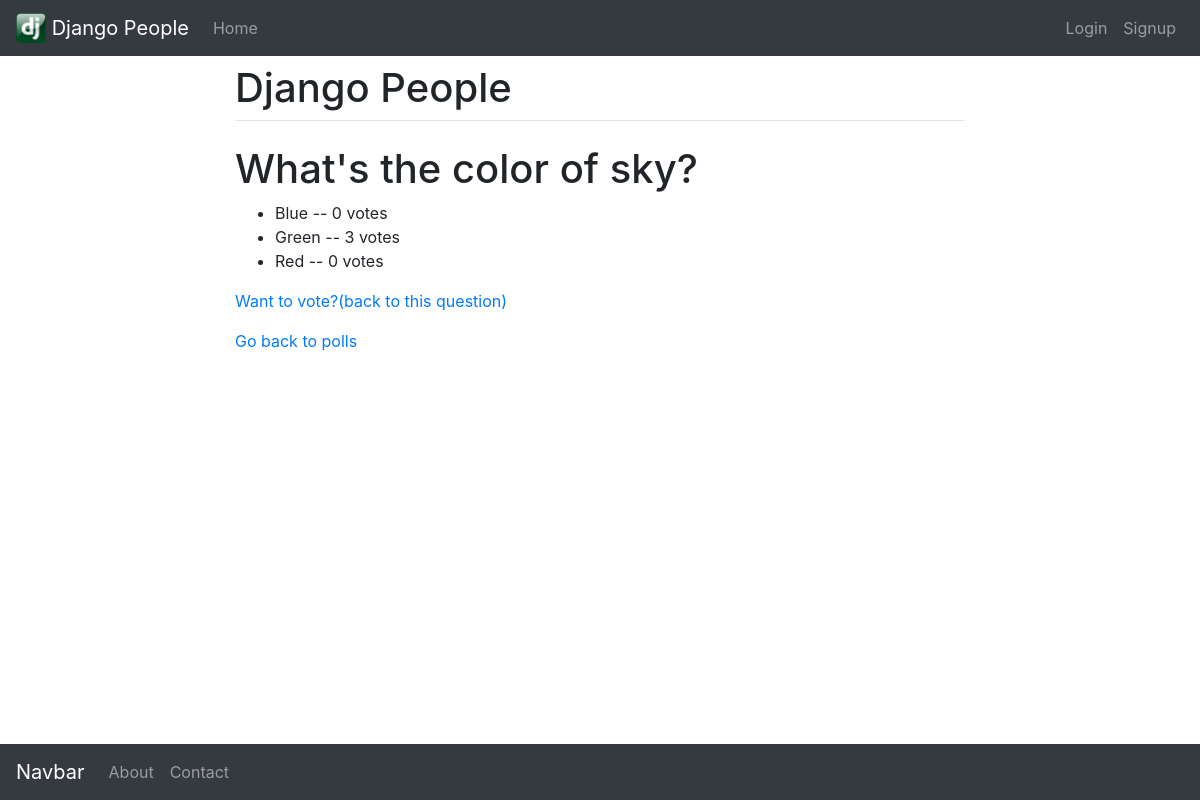
Page /polls/21/results/ on the earlier database version.
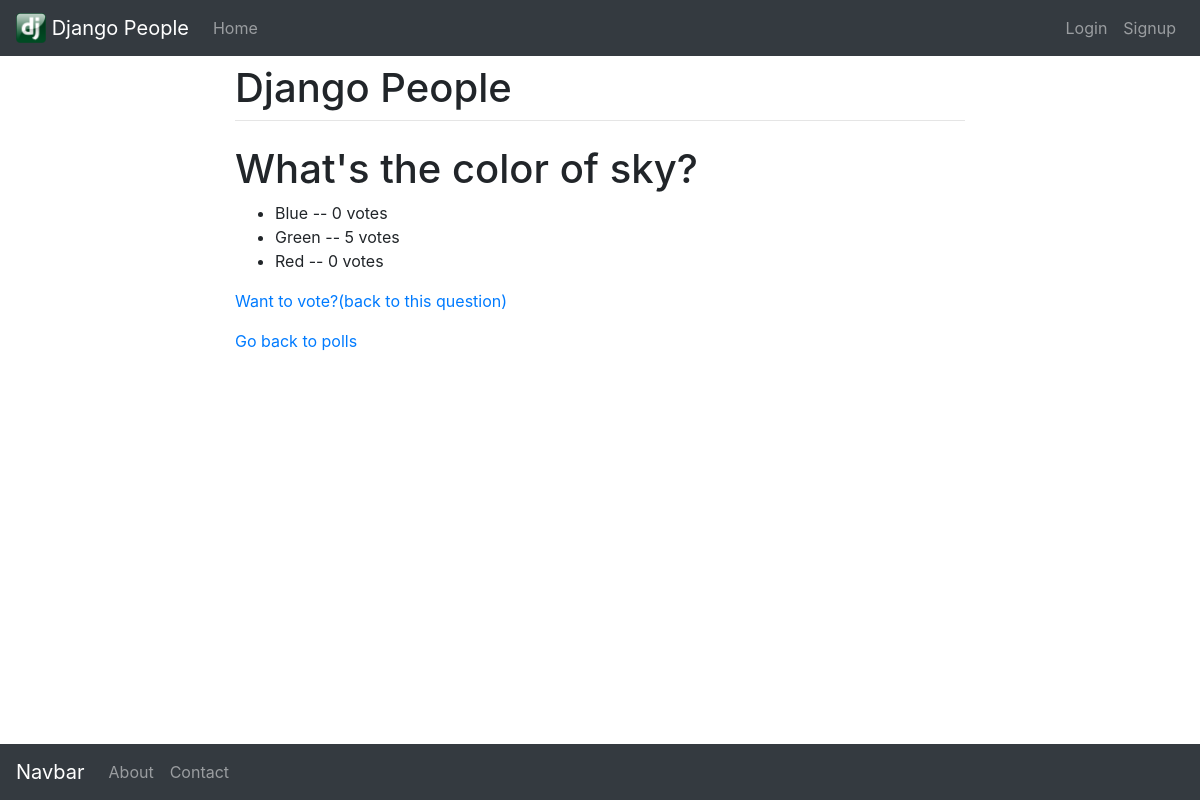
Same page on the later database version.
### polls/models.py (models this page shows, shortened)
class Question(models.Model):
    question_text = models.CharField(max_length=200)
    pub_date = models.DateTimeField('date published')
    def was_published_recently(self):
        now = timezone.now()
        return now - datetime.timedelta(days=1) <= self.pub_date <= now
    was_published_recently.admin_order_field = 'pub_date'
    was_published_recently.boolean = True
    was_published_recently.short_description = 'Published recently?'

class Choice(models.Model):
    question = models.ForeignKey(Question, on_delete=models.CASCADE)
    choice_text = models.CharField(max_length=200)
    votes = models.IntegerField(default=0)

### polls/views.py (the view)
# urls.py: path('<int:pk>/results/', views.ResultsView.as_view(), name='results'),
class ResultsView(generic.DetailView):
    model = Question
    template_name = "polls/results.html"

### polls/templates/polls/results.html
{% extends "base.html" %}
{% block content %}
<h1>{{ question.question_text }}</h1>
<ul>
{% for choice in question.choice_set.all %}
    <li>{{ choice.choice_text }} -- {{ choice.votes }} vote{{ choice.votes|pluralize }}</li>
{% endfor %}
</ul>
{% if user.is_authenticated %}
    <p><a href="{% url 'polls:detail' question.id %}">Vote again?(back to this question)</a></p>
    <p>You can logout here</p>
    <p><a href="{% url 'polls:logout' %}">logout</a></p>
{% else %}
    <p><a href="{% url 'polls:detail' question.id %}">Want to vote?(back to this question)</p>
{% endif %}
<p><a href="{% url 'polls:index' %}">Go back to polls</a></p>
{% endblock %}

### templates/base.html (shortened to what this page needs)
<html>
<head>
  <link rel="stylesheet" href="https://maxcdn.bootstrapcdn.com/bootstrap/4.0.0-beta/css/bootstrap.min.css">
</head>
<header>
  {% include 'polls/header.html' %}
</header>
<body>
  <div class="container">
    <div class="row justify-content-center">
      <div class="col-8">
        <h1 class="mt-2">Django People</h1>
        <hr class="mt-0 mb-4">
        <main>
        {% block content%}
        {% endblock%}
        </main></hr>
      </div>
    </div>
  </div>
</body>
<footer>
  {% include 'polls/footer.html' %}
</footer>
</html>

### polls/templates/polls/header.html
<nav class="navbar navbar-expand-lg navbar-static-top navbar-dark bg-dark">
  <a class="navbar-brand" href="{% url 'home' %}">
    {% load static %}
    <img src="{% static "polls/images/dj.png" %}" width="30" height="30" class="d-inline-block align-top" alt="">
    Django People
  </a>
  <ul class="navbar-nav mr-auto">
    <li class="nav-item {{ home_page }}">
      <a class="nav-link" href="{% url 'home' %}">Home</a>
  </ul>
  {% if user.is_authenticated %}
  <ul class="navbar-nav ml-auto">
    <li class="nav-item {{ logout_page }}">
      <a class="nav-link" href="{% url 'polls:logout' %}">Logout</a>
    </li>
  </ul>
  {% else %}
  <ul class="navbar-nav ml-auto">
    <li class="nav-item {{ login_page }}">
      <a class="nav-link" href="{% url 'polls:login' %}">Login</a>
    </li>
    <li class="nav-item {{ signup_page }}">
      <a class="nav-link" href="{% url 'polls:signup' %}">Signup</a>
    </li>
  </ul>
  {% endif %}
</nav>

### polls/templates/polls/footer.html
<nav class="navbar navbar-expand-lg fixed-bottom navbar-dark bg-dark">
  <a class="navbar-brand" href="#">Navbar</a>
  <ul class="navbar-nav mr-auto">
    <li class="nav-item {{ about_page }}">
      <a class="nav-link" href="{% url 'polls:about' %}">About</a>
    </li>
    <li class="nav-item {{ contact_page }}">
      <a class="nav-link" href="{% url 'polls:contact' %}">Contact</a>
    </li>
</nav>

Differences in the rows shown:
changed Choice "Green": votes "3" → "5"
